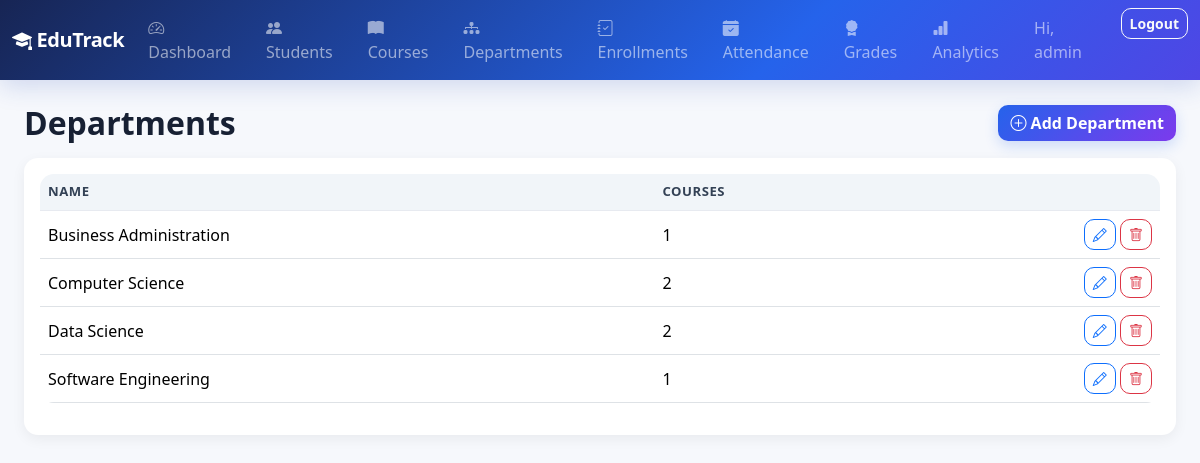
The app's page /departments/ (signed in) with its own data.
### core/models.py (models this page shows, shortened)
class Department(models.Model):
    name = models.CharField(max_length=100, unique=True)
    class Meta:
        ordering = ["name"]

### core/views.py (the view)
# urls.py: path("departments/", views.DepartmentListView.as_view(), name="department-list"),
class DepartmentListView(LoginRequiredMixin, ListView):
    model = Department
    template_name = "core/department_list.html"
    context_object_name = "departments"

### core/templates/core/department_list.html (shortened to what this page needs)
{% extends "base.html" %}
{% block content %}
<div class="d-flex justify-content-between align-items-center mb-3">
  <h2 class="fw-bold mb-0">Departments</h2>
  <a href="{% url 'core:department-add' %}" class="btn btn-primary"><i class="bi bi-plus-circle"></i> Add Department</a>
</div>
<div class="table-card">
  <table class="table table-hover align-middle">
    <thead><tr><th>Name</th><th>Courses</th><th></th></tr></thead>
    <tbody>
      {% for d in departments %}
      <tr>
        <td>{{ d.name }}</td><td>{{ d.courses.count }}</td>
        <td class="text-end">
          <a href="{% url 'core:department-edit' d.pk %}" class="btn btn-sm btn-outline-primary"><i class="bi bi-pencil"></i></a>
          <a href="{% url 'core:department-delete' d.pk %}" class="btn btn-sm btn-outline-danger"><i class="bi bi-trash"></i></a>
        </td>
      </tr>
      {% empty %}<tr><td colspan="3" class="text-muted text-center py-3">No departments found.</td></tr>{% endfor %}
    </tbody>
  </table>
</div>
{% endblock %}

### templates/base.html (shortened to what this page needs)
{% load static %}
<!DOCTYPE html>
<html lang="en">
<head>
    <link href="https://cdn.jsdelivr.net/npm/bootstrap@5.3.3/dist/css/bootstrap.min.css" rel="stylesheet">
    <link href="https://cdn.jsdelivr.net/npm/bootstrap-icons@1.11.3/font/bootstrap-icons.css" rel="stylesheet">
    <link rel="stylesheet" href="{% static 'css/style.css' %}">
</head>
<body>
{% if user.is_authenticated %}
<nav class="navbar navbar-expand-lg navbar-dark edutrack-navbar">
  <div class="container-fluid">
    <a class="navbar-brand fw-bold" href="{% url 'core:home' %}"><i class="bi bi-mortarboard-fill"></i> EduTrack</a>
    <div class="collapse navbar-collapse" id="nav">
      <ul class="navbar-nav me-auto mb-2 mb-lg-0">
        <li class="nav-item"><a class="nav-link" href="{% url 'core:home' %}"><i class="bi bi-speedometer2"></i> Dashboard</a></li>
        <li class="nav-item"><a class="nav-link" href="{% url 'core:student-list' %}"><i class="bi bi-people-fill"></i> Students</a></li>
        <li class="nav-item"><a class="nav-link" href="{% url 'core:course-list' %}"><i class="bi bi-book-fill"></i> Courses</a></li>
        <li class="nav-item"><a class="nav-link" href="{% url 'core:department-list' %}"><i class="bi bi-diagram-3-fill"></i> Departments</a></li>
        <li class="nav-item"><a class="nav-link" href="{% url 'core:enrollment-list' %}"><i class="bi bi-journal-check"></i> Enrollments</a></li>
        <li class="nav-item"><a class="nav-link" href="{% url 'core:attendance-list' %}"><i class="bi bi-calendar-check-fill"></i> Attendance</a></li>
        <li class="nav-item"><a class="nav-link" href="{% url 'core:grade-list' %}"><i class="bi bi-award-fill"></i> Grades</a></li>
        <li class="nav-item"><a class="nav-link" href="{% url 'analytics:dashboard' %}"><i class="bi bi-bar-chart-fill"></i> Analytics</a></li>
      </ul>
      <ul class="navbar-nav">
        <li class="nav-item"><span class="nav-link text-light-50">Hi, {{ user.username }}</span></li>
        <li class="nav-item">
          <form method="post" action="{% url 'logout' %}" class="d-inline">
            <button class="btn btn-sm btn-outline-light ms-2" type="submit">Logout</button>
          </form>
        </li>
      </ul>
    </div>
  </div>
</nav>
{% endif %}
<div class="container-fluid py-4 px-4">
{% block content %}{% endblock %}
</div>
</body>
</html>

### static/css/style.css (style rules this page uses)
:root { --edutrack-primary: #4361ee; --edutrack-dark: #1a1a2e; }
body { background-color: #f5f7fb; }
.edutrack-navbar { background: linear-gradient(90deg, var(--edutrack-dark), var(--edutrack-primary)); }
.table-card { background: #fff; border-radius: 14px; padding: 1rem; box-shadow: 0 4px 14px rgba(0,0,0,0.06); }
:root { --et-primary: #2563eb; --et-primary-dark: #1d4ed8; --et-accent: #7c3aed; --et-bg: #f6f8fc; --et-surface: #ffffff; --et-text: #172033; --et-muted: #667085; --et-border: #e7eaf0; --et-success: #16a34a; --et-warning: #d97706; --et-danger: #dc2626; --et-shadow: 0 10px 30px rgba(15, 23, 42, .07); }
body { background: var(--et-bg); color: var(--et-text); }
.navbar { background: linear-gradient(135deg, #172554 0%, #2563eb 65%, #4f46e5 100%) !important; box-shadow: 0 6px 24px rgba(30, 64, 175, .18); }
.navbar-brand { letter-spacing: -.02em; }
.btn { border-radius: 10px; font-weight: 600; transition: all .18s ease; }
.btn-primary { background: linear-gradient(135deg, var(--et-primary), var(--et-accent)); border: none; box-shadow: 0 5px 14px rgba(37, 99, 235, .20); }
.table { background: var(--et-surface); border-radius: 14px; overflow: hidden; }
.table thead th { background: #f1f5f9; color: #334155; font-size: .82rem; text-transform: uppercase; letter-spacing: .04em; border-bottom: 1px solid var(--et-border); }
.table tbody tr { transition: background .15s ease; }
a { transition: color .15s ease; }

### records on screen
Department: name "Business Administration", courses.count "1"
Department: name "Computer Science", courses.count "2"
Department: name "Data Science", courses.count "2"
Department: name "Software Engineering", courses.count "1"

### other values on screen
{{ user.username }} "admin"
